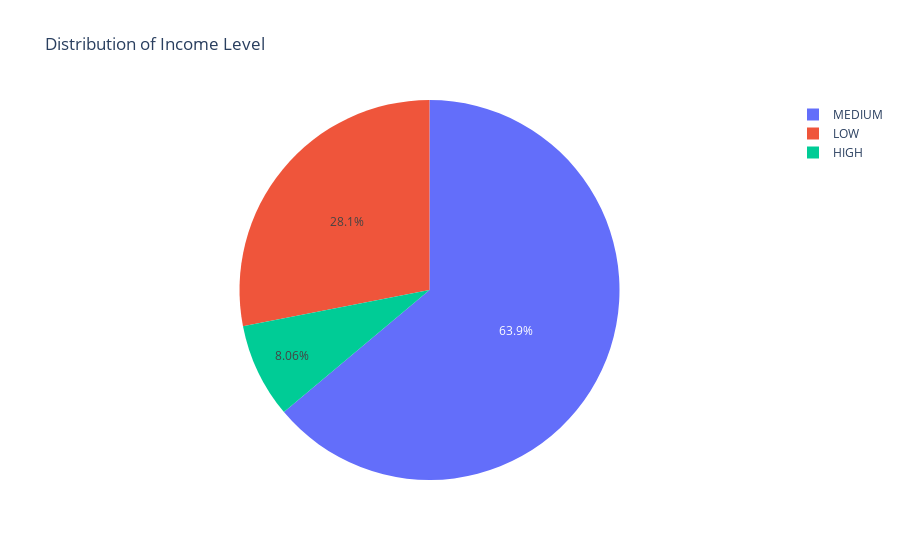

Here is the notebook cell this chart was saved with:
### Markdown cell above
#### Distribution of Customer Income Levels

### Code cell
income_counts = data['Income'].value_counts()

print(data['Income'].value_counts())

fig = go.Figure()

fig.add_traces(go.Pie(labels=income_counts.index, values=income_counts.values))

fig.update_layout(title='Distribution of Income Level')

fig.show()

### Figure 1 — Plotly figure (JSON) as saved in the notebook; plotly's stock layout.template omitted (floating-point values rounded to 4 significant figures)
{"data": [{"labels": ["MEDIUM", "LOW", "HIGH"], "type": "pie", "values": [12187, 5351, 1537]}], "layout": {"title": {"text": "Distribution of Income Level"}}}
